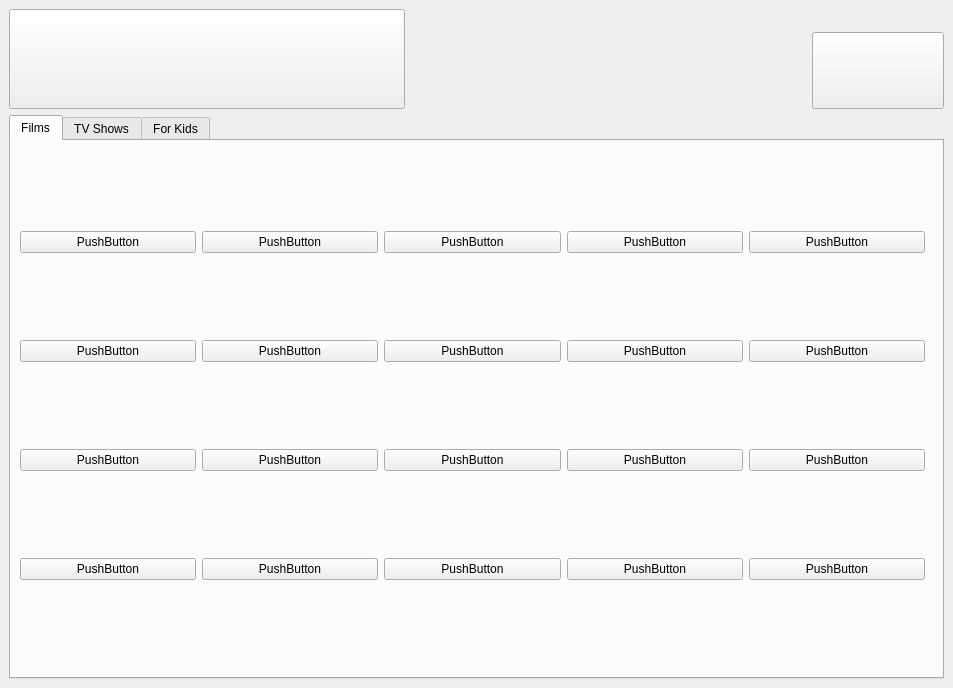
<?xml version="1.0" encoding="UTF-8"?>
<ui version="4.0">
 <class>PageMain</class>
 <widget class="QMainWindow" name="PageMain">
  <property name="geometry">
   <rect>
    <x>0</x>
    <y>0</y>
    <width>953</width>
    <height>688</height>
   </rect>
  </property>
  <property name="windowTitle">
   <string>MainWindow</string>
  </property>
  <property name="styleSheet">
   <string notr="true">background-image: url(:/rec/Pics/backg.png);</string>
  </property>
  <widget class="QWidget" name="centralwidget">
   <layout class="QGridLayout" name="gridLayout" rowstretch="0,0,0,0,0" columnstretch="2,1,3,1">
    <item row="0" column="0" rowspan="4" colspan="2">
     <widget class="QPushButton" name="pushButton_2">
      <property name="sizePolicy">
       <sizepolicy hsizetype="Preferred" vsizetype="Preferred">
        <horstretch>0</horstretch>
        <verstretch>0</verstretch>
       </sizepolicy>
      </property>
      <property name="styleSheet">
       <string notr="true">border-image: url(:/rec/Pics/BackG2.png);</string>
      </property>
      <property name="text">
       <string/>
      </property>
     </widget>
    </item>
    <item row="2" column="2">
     <spacer name="horizontalSpacer">
      <property name="orientation">
       <enum>Qt::Horizontal</enum>
      </property>
      <property name="sizeType">
       <enum>QSizePolicy::Preferred</enum>
      </property>
      <property name="sizeHint" stdset="0">
       <size>
        <width>10</width>
        <height>20</height>
       </size>
      </property>
     </spacer>
    </item>
    <item row="3" column="2">
     <spacer name="verticalSpacer">
      <property name="orientation">
       <enum>Qt::Vertical</enum>
      </property>
      <property name="sizeType">
       <enum>QSizePolicy::Preferred</enum>
      </property>
      <property name="sizeHint" stdset="0">
       <size>
        <width>20</width>
        <height>40</height>
       </size>
      </property>
     </spacer>
    </item>
    <item row="4" column="0" colspan="4">
     <widget class="QTabWidget" name="tabWidget">
      <property name="sizePolicy">
       <sizepolicy hsizetype="Preferred" vsizetype="Expanding">
        <horstretch>0</horstretch>
        <verstretch>0</verstretch>
       </sizepolicy>
      </property>
      <property name="maximumSize">
       <size>
        <width>16777215</width>
        <height>564</height>
       </size>
      </property>
      <property name="autoFillBackground">
       <bool>false</bool>
      </property>
      <property name="styleSheet">
       <string notr="true"/>
      </property>
      <property name="currentIndex">
       <number>0</number>
      </property>
      <property name="iconSize">
       <size>
        <width>100</width>
        <height>30</height>
       </size>
      </property>
      <widget class="QWidget" name="FilmsTab">
       <property name="maximumSize">
        <size>
         <width>923</width>
         <height>532</height>
        </size>
       </property>
       <attribute name="icon">
        <iconset resource="pics.qrc">
         <normaloff>:/rec/Pics/Films.png</normaloff>:/rec/Pics/Films.png</iconset>
       </attribute>
       <attribute name="title">
        <string>Films</string>
       </attribute>
       <layout class="QGridLayout" name="gridLayout_2" columnstretch="0,0,0,0,0">
        <property name="horizontalSpacing">
         <number>-1</number>
        </property>
        <item row="1" column="2">
         <widget class="QPushButton" name="pushButton_18">
          <property name="sizePolicy">
           <sizepolicy hsizetype="Preferred" vsizetype="Fixed">
            <horstretch>0</horstretch>
            <verstretch>0</verstretch>
           </sizepolicy>
          </property>
          <property name="text">
           <string>PushButton</string>
          </property>
         </widget>
        </item>
        <item row="3" column="2">
         <widget class="QPushButton" name="pushButton_20">
          <property name="sizePolicy">
           <sizepolicy hsizetype="Preferred" vsizetype="Fixed">
            <horstretch>0</horstretch>
            <verstretch>0</verstretch>
           </sizepolicy>
          </property>
          <property name="text">
           <string>PushButton</string>
          </property>
         </widget>
        </item>
        <item row="1" column="0">
         <widget class="QPushButton" name="pushButton_11">
          <property name="sizePolicy">
           <sizepolicy hsizetype="Preferred" vsizetype="Fixed">
            <horstretch>0</horstretch>
            <verstretch>0</verstretch>
           </sizepolicy>
          </property>
          <property name="text">
           <string>PushButton</string>
          </property>
         </widget>
        </item>
        <item row="1" column="1">
         <widget class="QPushButton" name="pushButton_23">
          <property name="sizePolicy">
           <sizepolicy hsizetype="Preferred" vsizetype="Fixed">
            <horstretch>0</horstretch>
            <verstretch>0</verstretch>
           </sizepolicy>
          </property>
          <property name="text">
           <string>PushButton</string>
          </property>
         </widget>
        </item>
        <item row="3" column="4">
         <widget class="QPushButton" name="pushButton_6">
          <property name="sizePolicy">
           <sizepolicy hsizetype="Preferred" vsizetype="Fixed">
            <horstretch>0</horstretch>
            <verstretch>0</verstretch>
           </sizepolicy>
          </property>
          <property name="text">
           <string>PushButton</string>
          </property>
         </widget>
        </item>
        <item row="1" column="3">
         <widget class="QPushButton" name="pushButton_13">
          <property name="sizePolicy">
           <sizepolicy hsizetype="Preferred" vsizetype="Fixed">
            <horstretch>0</horstretch>
            <verstretch>0</verstretch>
           </sizepolicy>
          </property>
          <property name="text">
           <string>PushButton</string>
          </property>
         </widget>
        </item>
        <item row="0" column="0">
         <widget class="QPushButton" name="pushButton">
          <property name="sizePolicy">
           <sizepolicy hsizetype="Preferred" vsizetype="Maximum">
            <horstretch>0</horstretch>
            <verstretch>0</verstretch>
           </sizepolicy>
          </property>
          <property name="text">
           <string>PushButton</string>
          </property>
         </widget>
        </item>
        <item row="0" column="4">
         <widget class="QPushButton" name="pushButton_5">
          <property name="sizePolicy">
           <sizepolicy hsizetype="Preferred" vsizetype="Fixed">
            <horstretch>0</horstretch>
            <verstretch>0</verstretch>
           </sizepolicy>
          </property>
          <property name="text">
           <string>PushButton</string>
          </property>
         </widget>
        </item>
        <item row="0" column="1">
         <widget class="QPushButton" name="pushButton_22">
          <property name="sizePolicy">
           <sizepolicy hsizetype="Preferred" vsizetype="Fixed">
            <horstretch>0</horstretch>
            <verstretch>0</verstretch>
           </sizepolicy>
          </property>
          <property name="text">
           <string>PushButton</string>
          </property>
         </widget>
        </item>
        <item row="2" column="3">
         <widget class="QPushButton" name="pushButton_15">
          <property name="sizePolicy">
           <sizepolicy hsizetype="Preferred" vsizetype="Fixed">
            <horstretch>0</horstretch>
            <verstretch>0</verstretch>
           </sizepolicy>
          </property>
          <property name="text">
           <string>PushButton</string>
          </property>
         </widget>
        </item>
        <item row="2" column="4">
         <widget class="QPushButton" name="pushButton_9">
          <property name="sizePolicy">
           <sizepolicy hsizetype="Preferred" vsizetype="Fixed">
            <horstretch>0</horstretch>
            <verstretch>0</verstretch>
           </sizepolicy>
          </property>
          <property name="text">
           <string>PushButton</string>
          </property>
         </widget>
        </item>
        <item row="3" column="0">
         <widget class="QPushButton" name="pushButton_4">
          <property name="sizePolicy">
           <sizepolicy hsizetype="Preferred" vsizetype="Fixed">
            <horstretch>0</horstretch>
            <verstretch>0</verstretch>
           </sizepolicy>
          </property>
          <property name="text">
           <string>PushButton</string>
          </property>
         </widget>
        </item>
        <item row="2" column="1">
         <widget class="QPushButton" name="pushButton_24">
          <property name="sizePolicy">
           <sizepolicy hsizetype="Preferred" vsizetype="Fixed">
            <horstretch>0</horstretch>
            <verstretch>0</verstretch>
           </sizepolicy>
          </property>
          <property name="text">
           <string>PushButton</string>
          </property>
         </widget>
        </item>
        <item row="2" column="0">
         <widget class="QPushButton" name="pushButton_10">
          <property name="sizePolicy">
           <sizepolicy hsizetype="Preferred" vsizetype="Fixed">
            <horstretch>0</horstretch>
            <verstretch>0</verstretch>
           </sizepolicy>
          </property>
          <property name="text">
           <string>PushButton</string>
          </property>
         </widget>
        </item>
        <item row="0" column="3">
         <widget class="QPushButton" name="pushButton_14">
          <property name="sizePolicy">
           <sizepolicy hsizetype="Preferred" vsizetype="Fixed">
            <horstretch>0</horstretch>
            <verstretch>0</verstretch>
           </sizepolicy>
          </property>
          <property name="text">
           <string>PushButton</string>
          </property>
         </widget>
        </item>
        <item row="2" column="2">
         <widget class="QPushButton" name="pushButton_19">
          <property name="sizePolicy">
           <sizepolicy hsizetype="Preferred" vsizetype="Fixed">
            <horstretch>0</horstretch>
            <verstretch>0</verstretch>
           </sizepolicy>
          </property>
          <property name="text">
           <string>PushButton</string>
          </property>
         </widget>
        </item>
        <item row="1" column="4">
         <widget class="QPushButton" name="pushButton_12">
          <property name="sizePolicy">
           <sizepolicy hsizetype="Preferred" vsizetype="Fixed">
            <horstretch>0</horstretch>
            <verstretch>0</verstretch>
           </sizepolicy>
          </property>
          <property name="text">
           <string>PushButton</string>
          </property>
         </widget>
        </item>
        <item row="3" column="1">
         <widget class="QPushButton" name="pushButton_25">
          <property name="sizePolicy">
           <sizepolicy hsizetype="Preferred" vsizetype="Fixed">
            <horstretch>0</horstretch>
            <verstretch>0</verstretch>
           </sizepolicy>
          </property>
          <property name="text">
           <string>PushButton</string>
          </property>
         </widget>
        </item>
        <item row="0" column="2">
         <widget class="QPushButton" name="pushButton_3">
          <property name="sizePolicy">
           <sizepolicy hsizetype="Preferred" vsizetype="Fixed">
            <horstretch>0</horstretch>
            <verstretch>0</verstretch>
           </sizepolicy>
          </property>
          <property name="text">
           <string>PushButton</string>
          </property>
         </widget>
        </item>
        <item row="3" column="3">
         <widget class="QPushButton" name="pushButton_16">
          <property name="sizePolicy">
           <sizepolicy hsizetype="Preferred" vsizetype="Fixed">
            <horstretch>0</horstretch>
            <verstretch>0</verstretch>
           </sizepolicy>
          </property>
          <property name="text">
           <string>PushButton</string>
          </property>
         </widget>
        </item>
       </layout>
      </widget>
      <widget class="QWidget" name="ShowTab">
       <attribute name="icon">
        <iconset resource="pics.qrc">
         <normaloff>:/rec/Pics/TVShows.png</normaloff>:/rec/Pics/TVShows.png</iconset>
       </attribute>
       <attribute name="title">
        <string>TV Shows</string>
       </attribute>
      </widget>
      <widget class="QWidget" name="KidsTab">
       <attribute name="icon">
        <iconset resource="pics.qrc">
         <normaloff>:/rec/Pics/Kids.png</normaloff>:/rec/Pics/Kids.png</iconset>
       </attribute>
       <attribute name="title">
        <string>For Kids</string>
       </attribute>
      </widget>
     </widget>
    </item>
    <item row="1" column="3" rowspan="3">
     <widget class="QPushButton" name="pushButton_7">
      <property name="sizePolicy">
       <sizepolicy hsizetype="Preferred" vsizetype="Preferred">
        <horstretch>0</horstretch>
        <verstretch>0</verstretch>
       </sizepolicy>
      </property>
      <property name="styleSheet">
       <string notr="true">border-image: url(:/rec/Pics/Logo maker project-7.png);</string>
      </property>
      <property name="text">
       <string/>
      </property>
     </widget>
    </item>
   </layout>
  </widget>
 </widget>
 <resources>
  <include location="pics.qrc"/>
 </resources>
 <connections/>
</ui>
